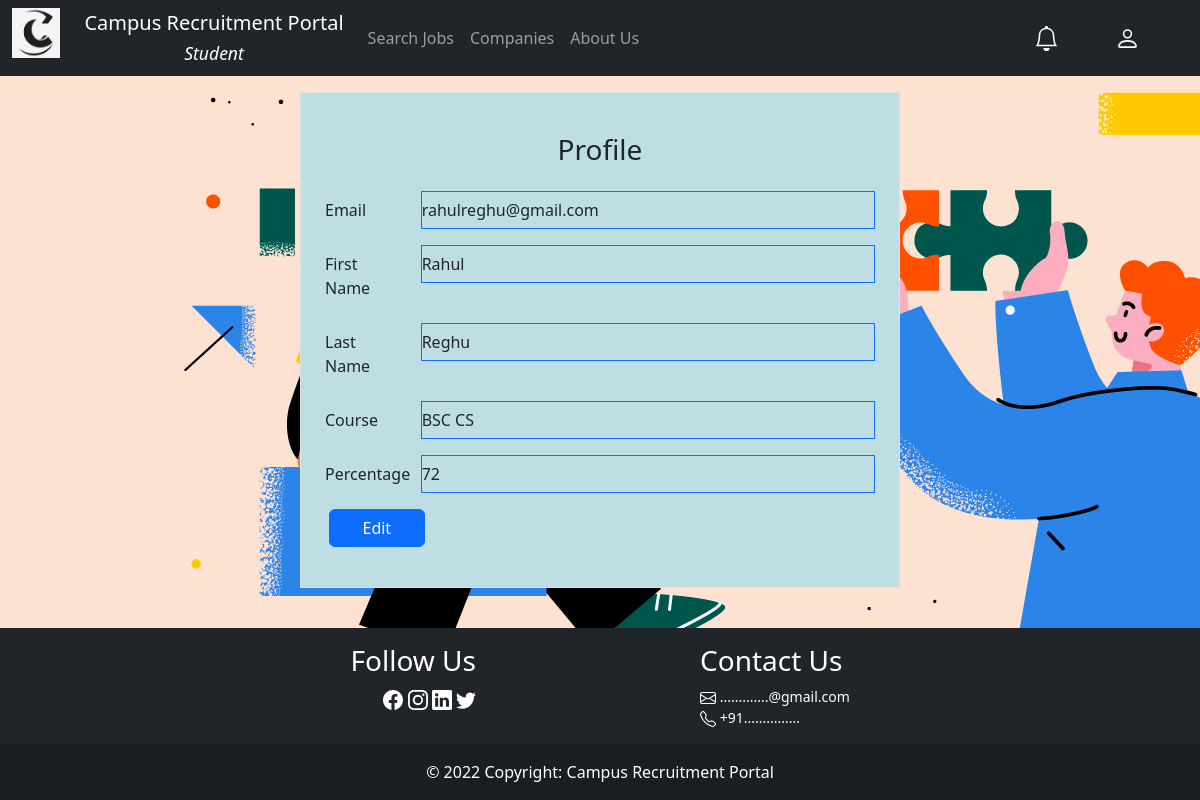
Screenshot of /student/profile.php (signed in) with the database file from the repository.
### tables this page shows
CREATE TABLE `student` (
  `pwd` varchar(20) NOT NULL,
  `email` varchar(255) NOT NULL,
  `fname` varchar(255) NOT NULL,
  `lname` varchar(255) NOT NULL,
  `sid` int(11) NOT NULL,
  `stat` varchar(20) DEFAULT 'pending'
);

CREATE TABLE `student_academic` (
  `coursename` varchar(20) NOT NULL,
  `percentage` int(11) NOT NULL,
  `semail` varchar(255) NOT NULL,
  `sname` varchar(50) NOT NULL
);

### student/profile.php (the view, shortened to what this page needs)
<?php
include_once $_SERVER['DOCUMENT_ROOT'].'/campus/partials/config.php';
$sid=$_SESSION['sid'];
$sql="SELECT `fname`,`lname`,`coursename`,`percentage` FROM `student` JOIN `student_academic` ON `student`.`email`=`student_academic`.`semail` WHERE `sid`='$sid'";
$result= mysqli_query($conn, $sql);
if($result)
{
    $rows=mysqli_fetch_row($result);
    $email=$_SESSION['email'];
    $fname=$rows[0];
    $lname=$rows[1];
    $coursename=$rows[2];
    $percentage=$rows[3];
}
include_once $_SERVER['DOCUMENT_ROOT'] . '/campus/partials/_template.php';
?>
<div class="col-6 mx-auto mt-3 border p-4" style="background-color:#bfdee3;">
    <form action="" method="post">
        <div class="mb-3 row justify-content-center text-center pt-3">
            <h3>Profile</h3>
        </div>
        <div class="row mb-3">
            <label for="email" class="col-sm-2 col-form-label">Email</label>
            <div class="col-sm-10">
                <input type="text" readonly class="form-control-plaintext border border-primary" name="email" id="email" value="<?php echo $email;?>">
            </div>
        </div>
        <div class="row mb-3">
            <label for="fname" class="col-sm-2 col-form-label">First Name</label>
            <div class="col-sm-10">
                <input type="text" readonly class="form-control-plaintext border border-primary" name="fname" id="fname" value="<?php echo $fname;?>" required>
            </div>
        </div>
        <div class="row mb-3">
            <label for="lname" class="col-sm-2 col-form-label">Last Name</label>
            <div class="col-sm-10">
                <input type="text" readonly class="form-control-plaintext border border-primary" name="lname" id="lname" value="<?php echo $lname;?>" required>
            </div>
        </div>
        <div class="row mb-3">
            <label for="course" class="col-sm-2 col-form-label">Course</label>
            <div class="col-sm-10">
                <input type="text" readonly class="form-control-plaintext border border-primary" name="course" id="course" value="<?php echo $coursename;?>">
            </div>
        </div>
        <div class="row mb-3">
            <label for="percentage" class="col-sm-2 col-form-label">Percentage</label>
            <div class="col-sm-10">
                <input type="text" readonly class="form-control-plaintext border border-primary" name="percentage" id="percentage" value="<?php echo $percentage;?>">
            </div>
        </div>
        <div class="row mb-3">
            <a class="btn btn-primary col-2 ms-3" onclick="editable()" id="edit">Edit</a>
        </div>
    </form>
</div>
<?php
include_once $_SERVER['DOCUMENT_ROOT'] . '/campus/partials/_footer.php';
?>

### rows the page displays
student: fname "Rahul", lname "Reghu", course "BSC CS", percentage "72"
